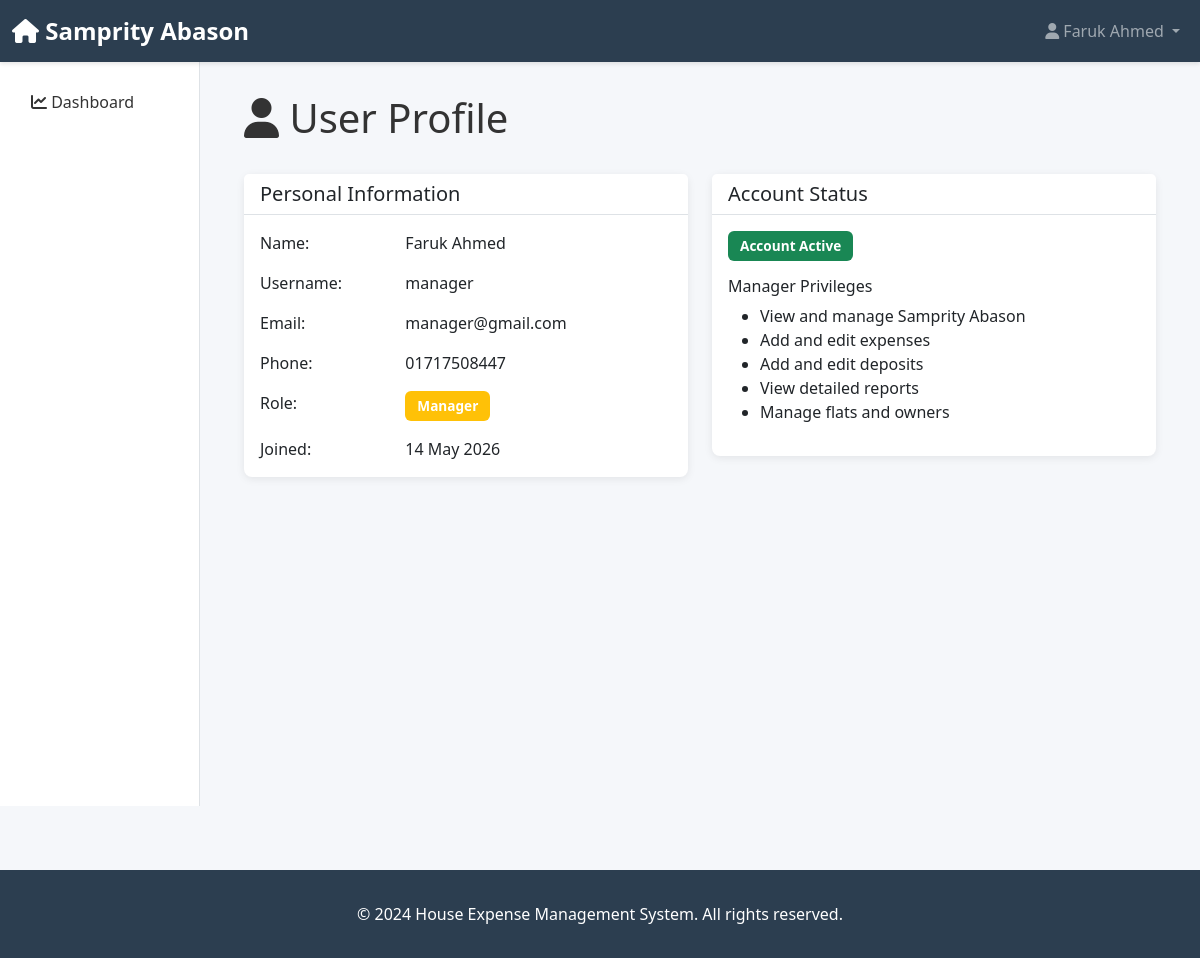
Page /accounts/profile/ (signed in) on the committed database.
### houseexpense/core/models.py (models this page shows, shortened)
class CustomUser(AbstractUser):
    ROLE_CHOICES = [
        ('manager', 'Manager'),
        ('flat_owner', 'Flat Owner'),
    ]
    role = models.CharField(max_length=20, choices=ROLE_CHOICES, default='flat_owner')
    phone = models.CharField(max_length=20, blank=True, null=True)
    address = models.TextField(blank=True, null=True)
    is_active = models.BooleanField(default=True)
    groups = models.ManyToManyField(
        'auth.Group',
        verbose_name='groups',
        blank=True,
        help_text='The groups this user belongs to.',
        related_name='customuser_set',
        related_query_name='customuser',
    )
    user_permissions = models.ManyToManyField(
        'auth.Permission',
        verbose_name='user permissions',
        blank=True,
        help_text='Specific permissions for this user.',
        related_name='customuser_set',
        related_query_name='customuser',
    )
    def is_manager(self):
        return self.role == 'manager'
    class Meta:
        ordering = ['-date_joined']

### houseexpense/accounts/views.py (the view)
# urls.py: path('profile/', ProfileView.as_view(), name='profile'),
class ProfileView(TemplateView):
    template_name = 'accounts/profile.html'
    def get_context_data(self, **kwargs):
        context = super().get_context_data(**kwargs)
        context['user'] = self.request.user
        return context

### houseexpense/templates/accounts/profile.html (shortened to what this page needs)
{% extends 'base.html' %}
{% block content %}
<div class="row mb-4">
    <div class="col-12">
        <h1><i class="fas fa-user"></i> User Profile</h1>
    </div>
</div>
<div class="row">
    <div class="col-md-6">
        <div class="card">
            <div class="card-header bg-white border-bottom">
                <h5 class="mb-0">Personal Information</h5>
            </div>
            <div class="card-body">
                <div class="row mb-3">
                    <div class="col-4 font-weight-bold">Name:</div>
                    <div class="col-8">{{ user.get_full_name|default:user.username }}</div>
                </div>
                <div class="row mb-3">
                    <div class="col-4 font-weight-bold">Username:</div>
                    <div class="col-8">{{ user.username }}</div>
                </div>
                <div class="row mb-3">
                    <div class="col-4 font-weight-bold">Email:</div>
                    <div class="col-8">{{ user.email }}</div>
                </div>
                <div class="row mb-3">
                    <div class="col-4 font-weight-bold">Phone:</div>
                    <div class="col-8">{{ user.phone|default:"Not provided" }}</div>
                </div>
                <div class="row mb-3">
                    <div class="col-4 font-weight-bold">Role:</div>
                    <div class="col-8">
                        <span class="badge {% if user.is_manager %}bg-warning{% else %}bg-info{% endif %}">
                            {{ user.get_role_display }}
                        </span>
                    </div>
                </div>
                <div class="row">
                    <div class="col-4 font-weight-bold">Joined:</div>
                    <div class="col-8">{{ user.date_joined|date:"d M Y" }}</div>
                </div>
            </div>
        </div>
    </div>
    <div class="col-md-6">
        <div class="card">
            <div class="card-header bg-white border-bottom">
                <h5 class="mb-0">Account Status</h5>
            </div>
            <div class="card-body">
                {% if user.is_active %}
                    <p><span class="badge bg-success">Account Active</span></p>
                {% else %}
                    <p><span class="badge bg-danger">Account Inactive</span></p>
                {% endif %}
                {% if user.is_manager %}
                    <h6>Manager Privileges</h6>
                    <ul>
                        <li>View and manage Samprity Abason</li>
                        <li>Add and edit expenses</li>
                        <li>Add and edit deposits</li>
                        <li>View detailed reports</li>
                        <li>Manage flats and owners</li>
                    </ul>
                {% endif %}
            </div>
        </div>
    </div>
</div>
{% endblock %}

### houseexpense/templates/base.html (shortened to what this page needs)
<!DOCTYPE html>
<html lang="en">
<head>
    <link href="https://cdn.jsdelivr.net/npm/bootstrap@5.3.0/dist/css/bootstrap.min.css" rel="stylesheet">
    <link rel="stylesheet" href="https://cdnjs.cloudflare.com/ajax/libs/font-awesome/6.4.0/css/all.min.css">
</head>
<body>
    <nav class="navbar navbar-expand-lg navbar-dark">
        <div class="container-fluid">
            <a class="navbar-brand" href="{% url 'core:home' %}">
                <i class="fas fa-home"></i> Samprity Abason
            </a>
            <div class="collapse navbar-collapse" id="navbarNav">
                <ul class="navbar-nav ms-auto">
                    {% if user.is_authenticated %}
                        <li class="nav-item dropdown">
                            <a class="nav-link dropdown-toggle" href="#" id="userDropdown" role="button" data-bs-toggle="dropdown">
                                <i class="fas fa-user"></i> {{ user.get_full_name|default:user.username }}
                            </a>
                        </li>
                    {% endif %}
                </ul>
            </div>
        </div>
    </nav>
    <div class="container-fluid">
        <div class="row">
            {% if user.is_authenticated %}
                <div class="col-md-2 d-none d-md-block sidebar">
                    <nav class="nav flex-column mt-3">
                        {% if user.is_manager %}
                            <a class="nav-link {% if request.resolver_match.url_name == 'dashboard' %}active{% endif %}" href="{% url 'dashboard:dashboard' %}">
                                <i class="fas fa-chart-line"></i> Dashboard
                            </a>
                        {% else %}
                            <a class="nav-link {% if request.resolver_match.url_name == 'dashboard' %}active{% endif %}" href="{% url 'dashboard:dashboard' %}">
                                <i class="fas fa-tachometer-alt"></i> My Dashboard
                            </a>
                        {% endif %}
                    </nav>
                </div>
            {% endif %}
            <div class="col-md-{% if user.is_authenticated %}10{% else %}12{% endif %}">
                <div class="main-content">
                    {% block content %}{% endblock %}
                </div>
            </div>
        </div>
    </div>
    <footer class="footer text-center">
        <div class="container">
            <p class="mb-0">&copy; 2024 House Expense Management System. All rights reserved.</p>
        </div>
    </footer>
</body>
</html>

### houseexpense/templates/base.html (style rules this page uses)
:root { --primary-color: #2c3e50; --secondary-color: #3498db; --success-color: #27ae60; --danger-color: #e74c3c; --warning-color: #f39c12; --light-bg: #ecf0f1; }
body { background-color: #f5f7fa; color: #333; font-family: 'Segoe UI', Tahoma, Geneva, Verdana, sans-serif; }
.navbar { background-color: var(--primary-color); box-shadow: 0 2px 4px rgba(0,0,0,0.1); }
.navbar-brand { font-weight: 700; font-size: 1.5rem; }
.sidebar { background-color: white; border-right: 1px solid #dee2e6; min-height: calc(100vh - 56px); }
.sidebar .nav-link { color: #333; border-left: 3px solid transparent; padding: 0.75rem 1rem; transition: all 0.3s ease; }
.main-content { padding: 2rem; }
.card { border: none; box-shadow: 0 2px 8px rgba(0,0,0,0.08); border-radius: 8px; transition: transform 0.3s ease, box-shadow 0.3s ease; }
.badge { padding: 0.5rem 0.75rem; font-size: 0.85rem; }
.footer { background-color: var(--primary-color); color: white; padding: 2rem 0; margin-top: 4rem; }

### rows in the picture
CustomUser: get_full_name "Faruk Ahmed", username "manager", email "manager@gmail.com", phone "01717508447", role "Manager", date_joined "14 May 2026"
